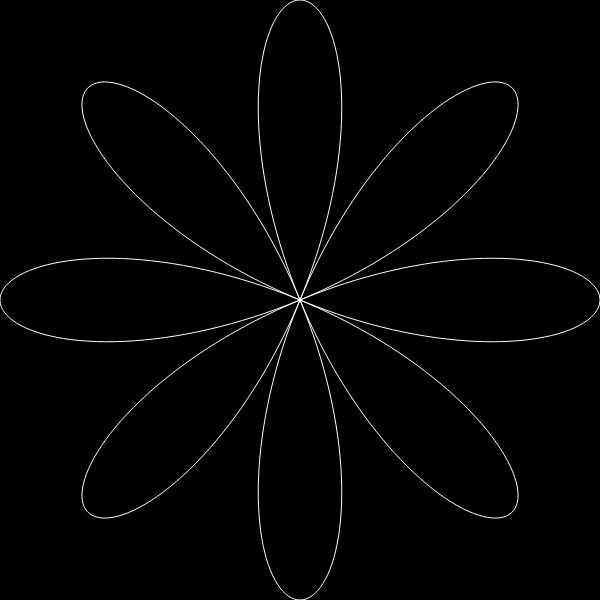
Frame 1 (no input)
Frame 60 (no input): identical to frame 1, image omitted
Frame 120 (the mouse pressed at the canvas centre since frame 60): identical to frame 1, image omitted

The p5.js sketch that drew this single still picture (run headless with seeded random() and noise() and a simulated clock; from frame 60 on, the mouse is pressed at the canvas centre):

// p5.js sketch
// ── sketch.js
var k;
var slider;

function setup() {
  createCanvas(600,600);
  slider = createSlider(1,50,4,1)
;
}

function draw() {
  background(0);
  translate(width/2, height/2);
  k = slider.value();

  beginShape();
  stroke(255);
  noFill();
  for (var a = 0; a < TWO_PI; a +=0.01){
    var r = 300 * cos(k*a);
    var x = r* cos(a);
    var y = r * sin(a);
    vertex(x,y);

  }
  endShape();

}
